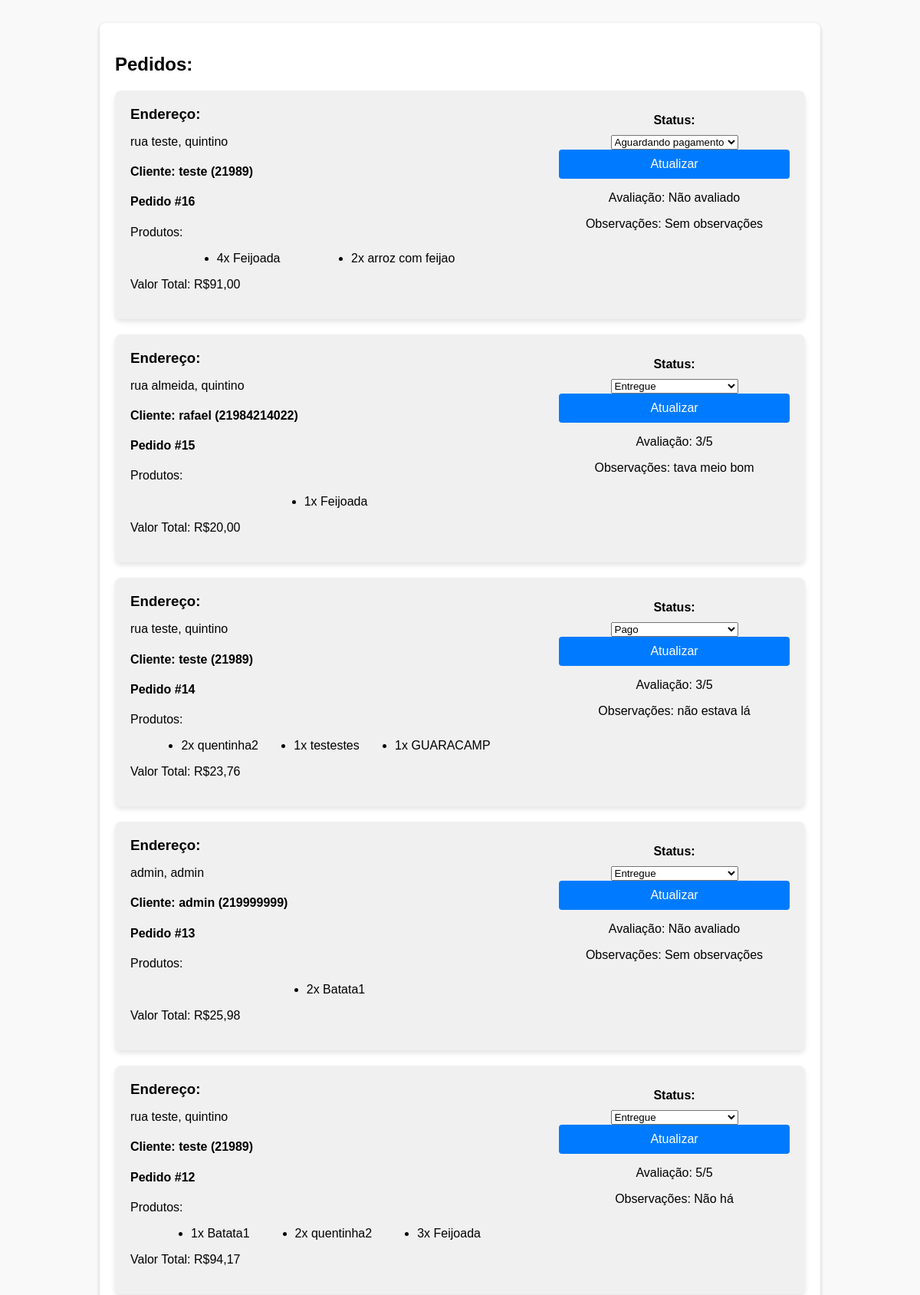
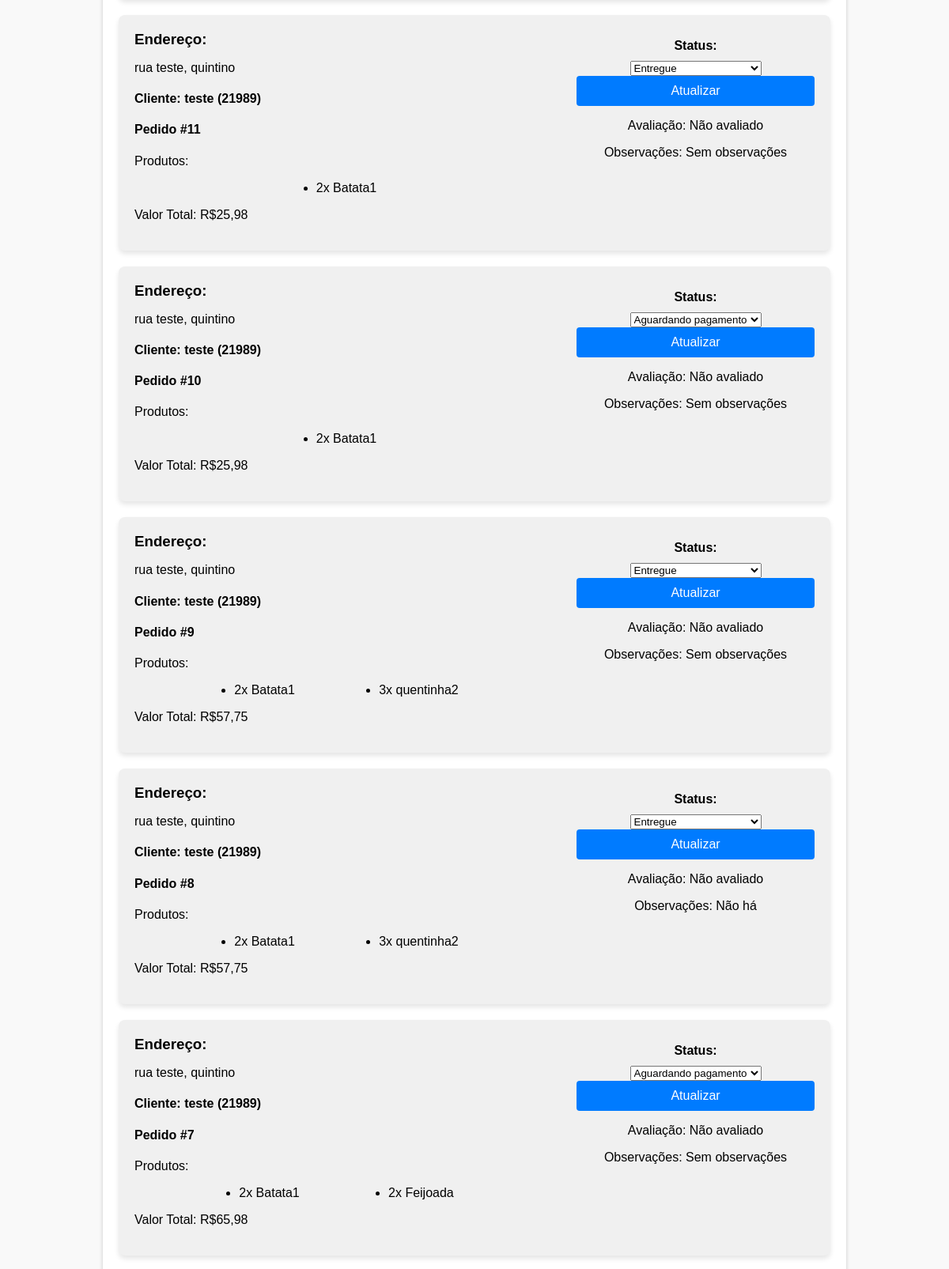
The app's page /gerenciar_entrega_ADM.php (signed in, upper part) with its own data (2 pictures, top to bottom).
### tables this page shows
CREATE TABLE Pedido (
      ID_Ped INTEGER PRIMARY KEY AUTOINCREMENT,
      valor_Ped DECIMAL(10, 2),
      nomeCliente_Ped VARCHAR(100),
      telefoneCliente_Ped VARCHAR(15),
      descricao_Ped TEXT,
      avaliacao_Ped INT CHECK(avaliacao_Ped BETWEEN 1 AND 5),
      statusPagamento_Ped VARCHAR(20),
      obs_Ped TEXT,
      endereco_Ped VARCHAR(255)
    );

### gerenciar_entrega_ADM.php (the view, shortened to what this page needs)
<?php
try {
    $db = new PDO('sqlite:database.sqlite');
    $db->setAttribute(PDO::ATTR_ERRMODE, PDO::ERRMODE_EXCEPTION);
    $pedidos = $db->query("SELECT * FROM Pedido ORDER BY ID_Ped DESC")->fetchAll(PDO::FETCH_ASSOC);
} catch (PDOException $e) {
    die("Erro: " . $e->getMessage());
}
?>
<!DOCTYPE html>
<html lang="pt-br">
<head>
    <link rel="stylesheet" href="styles.css">
</head>
<body>
    <main class="container">
        <h2>Pedidos:</h2>
        <?php foreach ($pedidos as $pedido): ?>
            <div class="pedido-card">
                <div class="pedido-info">
                    <h3>Endereço:</h3>
                    <p><?= htmlspecialchars($pedido['endereco_Ped']) ?></p>
                    <h4>Cliente: <?= htmlspecialchars($pedido['nomeCliente_Ped']) ?> (<?= htmlspecialchars($pedido['telefoneCliente_Ped']) ?>)</h4>
                    <h4>Pedido #<?= $pedido['ID_Ped'] ?></h4>
                    <p>Produtos:</p>
                    <ul>
                        <?php
                        $produtos = explode(';', $pedido['descricao_Ped']);
                        foreach ($produtos as $produto) {
                            if (trim($produto)) {
                                [$quantidade, $nome] = explode('*', $produto);
                                echo "<li>{$quantidade}x {$nome}</li>";
                            }
                        }
                        ?>
                    </ul>
                    <p>Valor Total: R$<?= number_format($pedido['valor_Ped'], 2, ',', '.') ?></p>
                </div>
                <div class="pedido-status">
                    <h4>Status:</h4>
                    <form action="" method="POST">
                        <select name="status_pagamento">
                            <option value="Aguardando pagamento" <?= $pedido['statusPagamento_Ped'] === 'Aguardando pagamento' ? 'selected' : '' ?>>Aguardando pagamento</option>
                            <option value="Pago" <?= $pedido['statusPagamento_Ped'] === 'Pago' ? 'selected' : '' ?>>Pago</option>
                            <option value="Entregue" <?= $pedido['statusPagamento_Ped'] === 'Entregue' ? 'selected' : '' ?>>Entregue</option>
                        </select>
                        <button type="submit">Atualizar</button>
                    </form>
                    <p>Avaliação: <?= $pedido['avaliacao_Ped'] ? $pedido['avaliacao_Ped'] . '/5' : 'Não avaliado' ?></p>
                    <p>
                        Observações: <?= $pedido['obs_Ped'] ? $pedido['obs_Ped'] : 'Não há' ?>
                    </p>
                </div>
            </div>
        <?php endforeach; ?>
    </main>
</body>
</html>

### styles.css (style rules this page uses)
button { width: 100%; padding: 10px; font-size: 16px; color: #fff; background-color: #007bff; border: none; border-radius: 4px; cursor: pointer; }
.container { max-width: 600px; margin: 50px auto; padding: 20px; background-color: #ffffff; border-radius: 8px; box-shadow: 0 2px 5px rgba(0, 0, 0, 0.2); }
.container ul { display: flex; justify-content: space-evenly; }

### gerenciar_entrega_ADM.php (style rules this page uses)
body { font-family: Arial, sans-serif; margin: 0; padding: 0; background-color: #f9f9f9; }
.container { padding: 20px; max-width: 900px; margin: 30px auto 30px; }
.pedido-card { display: flex; justify-content: space-between; align-items: flex-start; background-color: #f0f0f0; margin-bottom: 20px; border-radius: 8px; box-shadow: 0px 4px 6px rgba(0, 0, 0, 0.1); padding: 20px; }
.pedido-info { width: 60%; }
.pedido-info h3 { margin: 0; }
.pedido-info ul { padding-left: 20px; margin: 0; list-style: disc; }
.pedido-status { width: 35%; text-align: center; }
.pedido-status h4 { margin: 10px 0; }

### records on screen
pedido: endereco_Ped "rua teste, quintino", nomeCliente_Ped "teste", telefoneCliente_Ped "21989", ID_Ped "16", quantidade "4", nome "Feijoada", quantidade "2", nome "arroz com feijao", valor_Ped "91,00", shows "Não avaliado", obs_Ped "Sem observações"
pedido: endereco_Ped "rua almeida, quintino", nomeCliente_Ped "rafael", telefoneCliente_Ped "21984214022", ID_Ped "15", quantidade "1", nome "Feijoada", valor_Ped "20,00", status_pagamento "Entregue", avaliacao_Ped "3", obs_Ped "tava meio bom"
pedido: endereco_Ped "rua teste, quintino", nomeCliente_Ped "teste", telefoneCliente_Ped "21989", ID_Ped "14", quantidade "2", nome "quentinha2", quantidade "1", nome "testestes", nome "GUARACAMP", valor_Ped "23,76", status_pagamento "Pago", avaliacao_Ped "3", obs_Ped "não estava lá"
pedido: endereco_Ped "admin, admin", nomeCliente_Ped "admin", telefoneCliente_Ped "219999999", ID_Ped "13", quantidade "2", nome "Batata1", valor_Ped "25,98", status_pagamento "Entregue", shows "Não avaliado", obs_Ped "Sem observações"
pedido: endereco_Ped "rua teste, quintino", nomeCliente_Ped "teste", telefoneCliente_Ped "21989", ID_Ped "12", quantidade "1", nome "Batata1", quantidade "2", nome "quentinha2", quantidade "3", nome "Feijoada", valor_Ped "94,17", status_pagamento "Entregue", avaliacao_Ped "5", obs_Ped "Não há"
pedido: endereco_Ped "rua teste, quintino", nomeCliente_Ped "teste", telefoneCliente_Ped "21989", ID_Ped "11", quantidade "2", nome "Batata1", valor_Ped "25,98", status_pagamento "Entregue", shows "Não avaliado", obs_Ped "Sem observações"
pedido: endereco_Ped "rua teste, quintino", nomeCliente_Ped "teste", telefoneCliente_Ped "21989", ID_Ped "10", quantidade "2", nome "Batata1", valor_Ped "25,98", shows "Não avaliado", obs_Ped "Sem observações"
pedido: endereco_Ped "rua teste, quintino", nomeCliente_Ped "teste", telefoneCliente_Ped "21989", ID_Ped "9", quantidade "2", nome "Batata1", quantidade "3", nome "quentinha2", valor_Ped "57,75", status_pagamento "Entregue", shows "Não avaliado", obs_Ped "Sem observações"
pedido: endereco_Ped "rua teste, quintino", nomeCliente_Ped "teste", telefoneCliente_Ped "21989", ID_Ped "8", quantidade "2", nome "Batata1", quantidade "3", nome "quentinha2", valor_Ped "57,75", status_pagamento "Entregue", shows "Não avaliado", obs_Ped "Não há"
pedido: endereco_Ped "rua teste, quintino", nomeCliente_Ped "teste", telefoneCliente_Ped "21989", ID_Ped "7", quantidade "2", nome "Batata1", nome "Feijoada", valor_Ped "65,98", shows "Não avaliado", obs_Ped "Sem observações"
